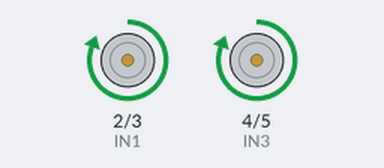
Simulated run of this sketch. Board: Arduino Uno, built with avr-gcc and run on an emulated ATmega328P. On the bench: motor-driver pin pairs drawn as motors (green arrow = first pin HIGH = forward, orange = second pin HIGH = backward, longer = more drive).

Above: at 0.1 s.
At 8.1 s:
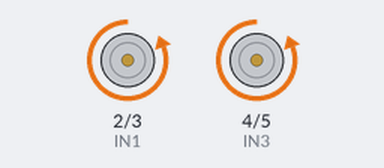
At 16.1 s:
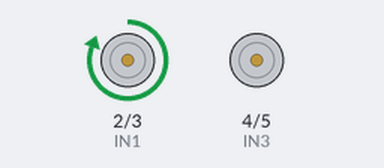
At 38.1 s:
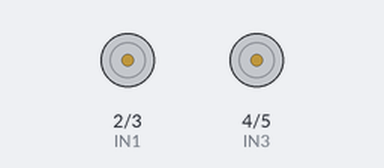
Timing chart, 0 to 39.6 s (numbered marks = the images above):
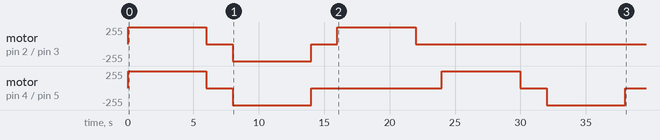

Measured:
- by itself, motor on pin 2 (IN1) / pin 3 (IN2): stopped → forward 255/255 at 0.00 s, → stopped 6.0 s later, → backward 255/255 2.0 s later, → stopped 6.0 s later, … (6 changes in this stretch)
- by itself, motor on pin 4 (IN3) / pin 5 (IN4): stopped → forward 255/255 at 0.00 s, → stopped 6.0 s later, → backward 255/255 2.0 s later, → stopped 6.0 s later, … (8 changes in this stretch)

The sketch:

atom.ino
```cpp
/*
  Código base para comandar o funcionamento de um dos lados do carrinho.

  by Professor Junior -2025
*/

//Declaração das variáveis
//Cada par de variáveis cuida das direções dos motores.


int IN1 = 2; //frente
int IN2 = 3; //tras
int IN3 = 4; //frente
int IN4 = 5; //tras


void setup() {
  pinMode(IN1, OUTPUT);
  pinMode(IN2, OUTPUT);
  pinMode(IN3, OUTPUT);
  pinMode(IN4, OUTPUT);
}

void loop() {
  frente();
  delay(3000);

  parar();
  delay(1000);

  re();
  delay(3000);

  parar();
  delay(1000);


  frenteD();
  delay(3000);

  parar();
  delay(1000);

  frenteE();
  delay(3000);


  parar();
  delay(1000);

  reD();
  delay(3000);

  parar();
  delay(1000);

  reE();
  delay(3000);


  parar();
  delay(1000);

  rodaEixoD();
  delay(3000);

  parar();
  delay(1000);

  rodaEixoE();
  delay(3000);

}


void frente(){
  digitalWrite(IN1,HIGH);
  digitalWrite(IN2,LOW);
  digitalWrite(IN3,HIGH);
  digitalWrite(IN4,LOW);
  delay(3000);
}

void parar(){
  digitalWrite(IN1,0);
  digitalWrite(IN2,0);
  digitalWrite(IN3,0);
  digitalWrite(IN4,0);
  delay(1000);
}

void re(){
  digitalWrite(IN1,LOW);
  digitalWrite(IN2,HIGH);
  digitalWrite(IN3,LOW);
  digitalWrite(IN4,HIGH);
  delay(3000);
}


void frenteE() {
  digitalWrite(IN1, LOW);   // esquerda parado
  digitalWrite(IN2, LOW);
  digitalWrite(IN3, HIGH);  // direita frente
  digitalWrite(IN4, LOW);
  delay(3000);
}


void frenteD() {
  digitalWrite(IN1, HIGH);  // esquerda frente
  digitalWrite(IN2, LOW);
  digitalWrite(IN3, LOW);   // direita parado
  digitalWrite(IN4, LOW);
  delay(3000);
}


void reE() {
  digitalWrite(IN1,LOW);
  digitalWrite(IN2,HIGH);
  digitalWrite(IN3,LOW);
  digitalWrite(IN4,LOW);
  delay(3000);
}

void reD() {
  digitalWrite(IN1, LOW);
  digitalWrite(IN2, LOW);
  digitalWrite(IN3, LOW);
  digitalWrite(IN4, HIGH);
  delay(3000);
}


void rodaEixoD(){
  digitalWrite(IN1, HIGH);
  digitalWrite(IN2, LOW);
  digitalWrite(IN3, LOW);
  digitalWrite(IN4, HIGH);
  delay(3000);
}

void rodaEixoE(){
  digitalWrite(IN1, LOW);
  digitalWrite(IN2, HIGH);
  digitalWrite(IN3, HIGH);
  digitalWrite(IN4, LOW);
  delay(3000);
}
```
